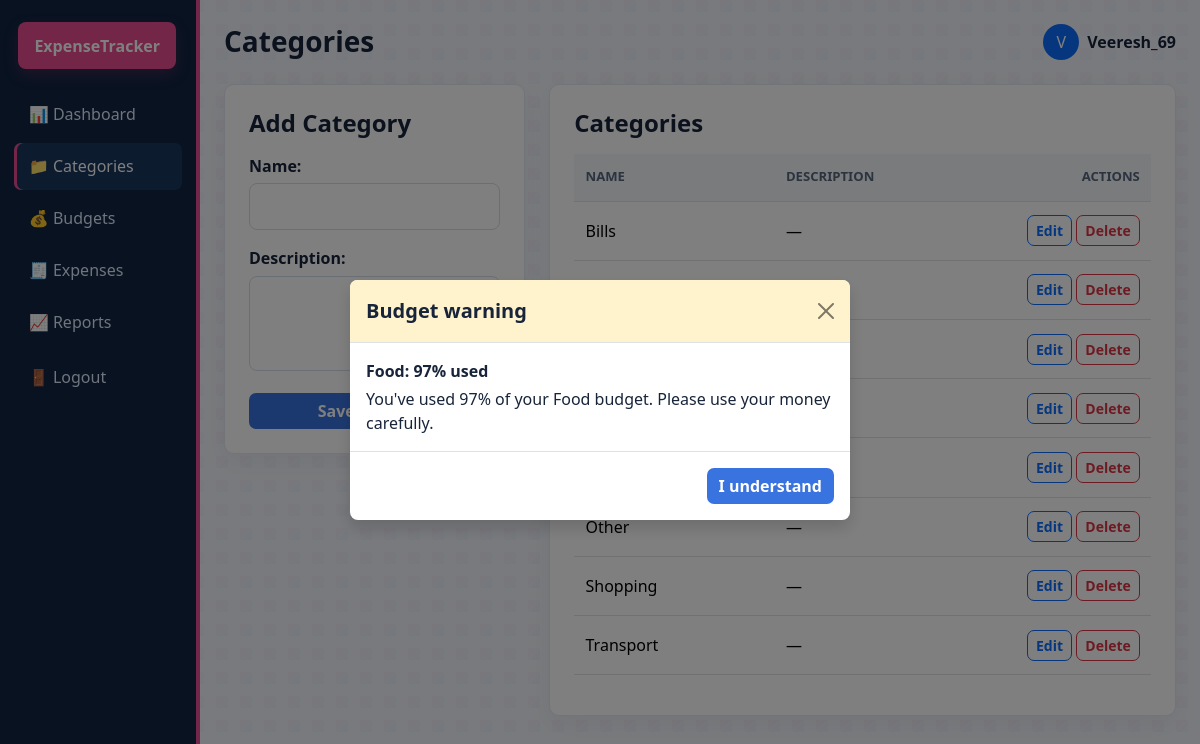
The page /categories/ (signed in) on the database its author committed.
### tracker/models.py (models this page shows, shortened)
class Category(models.Model):
    user = models.ForeignKey(settings.AUTH_USER_MODEL, on_delete=models.CASCADE, related_name='categories')
    name = models.CharField(max_length=100)
    description = models.TextField(blank=True)
    created_at = models.DateTimeField(auto_now_add=True)
    class Meta:
        ordering = ['name']

### tracker/views.py (the view)
# urls.py: path('categories/', views.categories_list, name='categories'),
@login_required
def categories_list(request):
    categories = Category.objects.filter(user=request.user)
    if request.method == 'POST':
        form = CategoryForm(request.POST)
        if form.is_valid():
            category = form.save(commit=False)
            category.user = request.user
            category.save()
            messages.success(request, 'Category created successfully.')
            return redirect('categories')
    else:
        form = CategoryForm()
    return render(request, 'tracker/categories.html', {'categories': categories, 'form': form})

### tracker/forms.py
class CategoryForm(forms.ModelForm):
    class Meta:
        model = Category
        fields = ['name', 'description']
        widgets = {
            'description': forms.Textarea(attrs={'rows': 3}),
        }

### tracker/models.py (called while the page is built)
    @property
    def current_spent(self):
        if hasattr(self, '_current_spent_override'):
            return self._current_spent_override
        year, month = map(int, self.month_year.split('-'))
        total = Expense.objects.filter(
            user=self.user,
            category=self.category,
            date__year=year,
            date__month=month,
        ).aggregate(total=Sum('amount'))['total'] or Decimal('0.00')
        return total

    def calculate_usage_ratio(self):
        if self.monthly_limit == 0:
            return Decimal('0.00')
        ratio = self.current_spent / self.monthly_limit
        return ratio.quantize(Decimal('0.01'), rounding=ROUND_HALF_UP)

    def alert_level(self):
        ratio = self.calculate_usage_ratio()
        if ratio >= Decimal('1.00'):
            return 'danger'
        if ratio >= Decimal('0.80'):
            return 'warning'
        return 'normal'

### templates/tracker/categories.html (shortened to what this page needs)
{% extends 'tracker/base.html' %}
{% block content %}
<div class="row g-4">
    <div class="col-lg-4">
        <div class="app-card p-4">
            <h4 class="mb-3">Add Category</h4>
            <form method="post">
                {{ form.as_p }}
                <button type="submit" class="btn btn-primary w-100">Save Category</button>
            </form>
        </div>
    </div>
    <div class="col-lg-8">
        <div class="app-card p-4">
            <h4 class="mb-3">Categories</h4>
            {% if categories %}
                <div class="table-responsive">
                    <table class="table table-hover align-middle">
                        <thead>
                            <tr>
                                <th>Name</th>
                                <th>Description</th>
                                <th class="text-end">Actions</th>
                            </tr>
                        </thead>
                        <tbody>
                            {% for category in categories %}
                            <tr>
                                <td>{{ category.name }}</td>
                                <td>{{ category.description|default:'—' }}</td>
                                <td class="text-end">
                                    <a href="{% url 'category_edit' category.pk %}" class="btn btn-sm btn-outline-primary">Edit</a>
                                    <form method="post" action="{% url 'category_delete' category.pk %}" class="d-inline">
                                        <button type="submit" class="btn btn-sm btn-outline-danger">Delete</button>
                                    </form>
                                </td>
                            </tr>
                            {% endfor %}
                        </tbody>
                    </table>
                </div>
            {% else %}
                <p class="text-muted mb-0">No categories yet.</p>
            {% endif %}
        </div>
    </div>
</div>
{% endblock %}

### templates/tracker/base.html (shortened to what this page needs)
<!DOCTYPE html>
<html lang="en">
<head>
    <link href="https://cdn.jsdelivr.net/npm/bootstrap@5.3.3/dist/css/bootstrap.min.css" rel="stylesheet">
</head>
<body>
    {% if user.is_authenticated %}
    <div class="container-fluid">
        <div class="row">
            <aside class="col-lg-2 sidebar">
                <div class="brand-pink">ExpenseTracker</div>
                <nav class="d-flex flex-column">
                    <a class="nav-pill {% if request.resolver_match.url_name == 'dashboard' %}active{% endif %}" href="{% url 'dashboard' %}">📊 Dashboard</a>
                    <a class="nav-pill {% if request.resolver_match.url_name == 'categories' %}active{% endif %}" href="{% url 'categories' %}">📁 Categories</a>
                    <a class="nav-pill {% if request.resolver_match.url_name == 'budgets' %}active{% endif %}" href="{% url 'budgets' %}">💰 Budgets</a>
                    <a class="nav-pill {% if request.resolver_match.url_name == 'expenses' %}active{% endif %}" href="{% url 'expenses' %}">🧾 Expenses</a>
                    <a class="nav-pill {% if request.resolver_match.url_name == 'reports' %}active{% endif %}" href="{% url 'reports' %}">📈 Reports</a>
                    <form method="post" action="{% url 'logout' %}">
                        <button class="nav-pill border-0 bg-transparent w-100 text-start" type="submit">🚪 Logout</button>
                    </form>
                </nav>
            </aside>
            <main class="col-lg-10 px-4 py-4">
                <div class="d-flex justify-content-between align-items-center mb-4">
                    <div>
                        <h3 class="mb-0">{{ request.resolver_match.url_name|title }}</h3>
                    </div>
                    <div class="d-flex align-items-center gap-2">
                        <div class="rounded-circle bg-primary text-white d-flex align-items-center justify-content-center" style="width: 36px; height:36px;">{{ user.username|slice:':1'|upper }}</div>
                        <span class="fw-semibold">{{ user.username }}</span>
                    </div>
                </div>
    {% endif %}
    {% block content %}{% endblock %}
    {% if user.is_authenticated %}
            </main>
        </div>
    </div>
    {% else %}
        </div>
    {% endif %}
    {% if user.is_authenticated and budget_alerts %}
    <div class="modal fade" id="budgetAlertModal" tabindex="-1" aria-labelledby="budgetAlertTitle" aria-hidden="true">
        <div class="modal-dialog modal-dialog-centered">
            <div class="modal-content border-0 shadow">
                <div class="modal-header {% if budget_alerts.0.alert_level == 'danger' %}bg-danger-subtle{% else %}bg-warning-subtle{% endif %}">
                    <h2 class="modal-title fs-5" id="budgetAlertTitle">Budget warning</h2>
                    <button type="button" class="btn-close" data-bs-dismiss="modal" aria-label="Close"></button>
                </div>
                <div class="modal-body">
                    {% for alert in budget_alerts %}
                    <div class="{% if not forloop.first %}border-top pt-3 mt-3{% endif %}">
                        <p class="fw-semibold mb-1">{{ alert.category }}: {{ alert.usage_percent|floatformat:0 }}% used</p>
                        <p class="mb-0">You've used {{ alert.usage_percent|floatformat:0 }}% of your {{ alert.category }} budget. Please use your money carefully.</p>
                    </div>
                    {% endfor %}
                </div>
                <div class="modal-footer">
                    <button type="button" class="btn btn-primary" data-bs-dismiss="modal">I understand</button>
                </div>
            </div>
        </div>
    </div>
    {% endif %}
</body>
</html>

### templates/tracker/base.html (style rules this page uses)
:root { --ink: #17243a; --muted: #64748b; --navy: #102441; --navy-light: #1b365d; --rose: #e84d91; --rose-light: #fff0f6; --blue: #3973df; --blue-light: #edf4ff; --teal: #13a891; --teal-light: #e6faf5; --gold: #e6a52e; --gold-light: #fff7e5; --line: #e3e9f2; --paper: #ffffff; }
* { box-sizing: border-box; }
body { min-height: 100vh; background-color: #f2f5fa; background-image: linear-gradient(135deg, rgba(232, 77, 145, 0.035) 25%, transparent 25%), linear-gradient(315deg, rgba(57, 115, 223, 0.035) 25%, transparent 25%); background-position: 0 0, 12px 12px; background-size: 24px 24px; font-family: "Segoe UI", sans-serif; color: var(--ink); }
h1, h2, h3, h4, h5, h6 { color: var(--ink); font-weight: 700; }
a { color: var(--blue); }
.brand-pink { background: var(--rose); color: white; border-radius: 8px; padding: 0.7rem 1rem; font-weight: 700; display: inline-block; letter-spacing: 0; box-shadow: 0 6px 16px rgba(232, 77, 145, 0.2); }
.sidebar { background: var(--navy); min-height: 100vh; color: white; padding: 1.4rem 0.9rem; border-right: 4px solid var(--rose); }
.sidebar .brand-pink { margin: 0 0 1.4rem 0.25rem !important; }
.nav-pill { display: flex; align-items: center; gap: 0.75rem; padding: 0.7rem 0.9rem; border-radius: 7px; color: #dfeafc; text-decoration: none; margin-bottom: 0.35rem; font-weight: 500; transition: background-color 150ms ease, color 150ms ease, transform 150ms ease; }
.nav-pill.active, .nav-pill:hover { background: var(--navy-light); color: white; text-decoration: none; }
.nav-pill.active { box-shadow: inset 3px 0 0 var(--rose); }
.sidebar form { margin-top: 0.2rem; }
.app-card { border: 1px solid var(--line); border-radius: 10px; box-shadow: 0 8px 24px rgba(23, 36, 58, 0.055); background: var(--paper); }
form p > input, form p > select, form p > textarea, form p > .form-control, form p > .form-select { width: 100%; border: 1px solid #d5deeb; border-radius: 8px; padding: 0.65rem 0.8rem; background-color: #fff; }
form p > label { display: block; margin-bottom: 0.35rem; font-weight: 600; }
.btn-primary { background: var(--blue); border: none; }
.btn { border-radius: 7px; font-weight: 650; }
.table thead th { color: #56677f; background: #f3f6fb; border-bottom-color: #dfe6f0; font-size: 0.82rem; font-weight: 700; text-transform: uppercase; }
.table > :not(caption) > * > * { padding: 0.85rem 0.7rem; }

### rows shown on the page
Category: name "Bills", description "—"
Category: category "Food", category "Food"
Category: name "Other", description "—"
Category: name "Shopping", description "—"
Category: name "Transport", description "—"

### other values the page prints
{{ request.resolver_match.url_name|title }} "Categories"
{{ user.username|slice:':1'|upper }} "V"
{{ user.username }} "Veeresh_69"
{{ alert.usage_percent|floatformat:0 }} "97"
